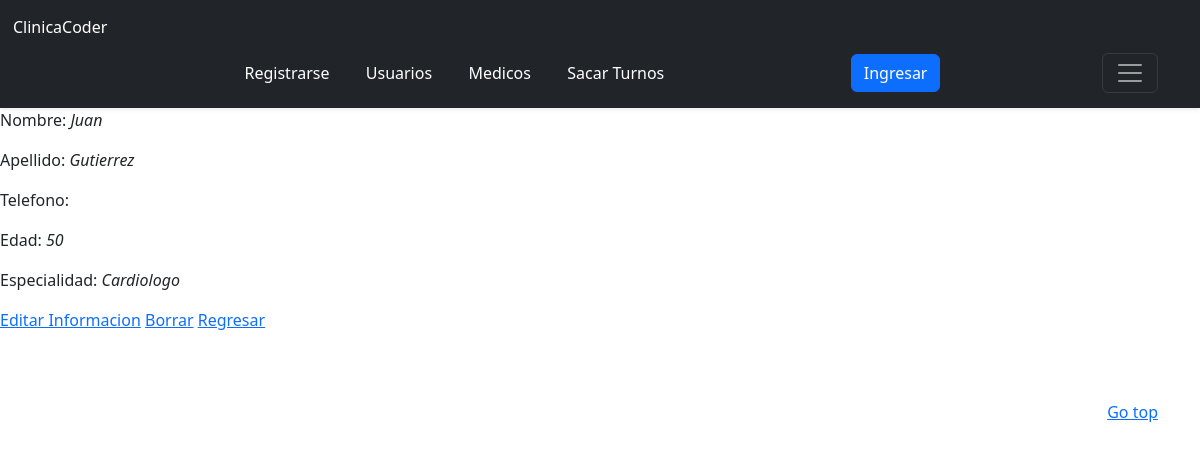
Before: /ClinicaCoder/medicos/1/ with the older database file.
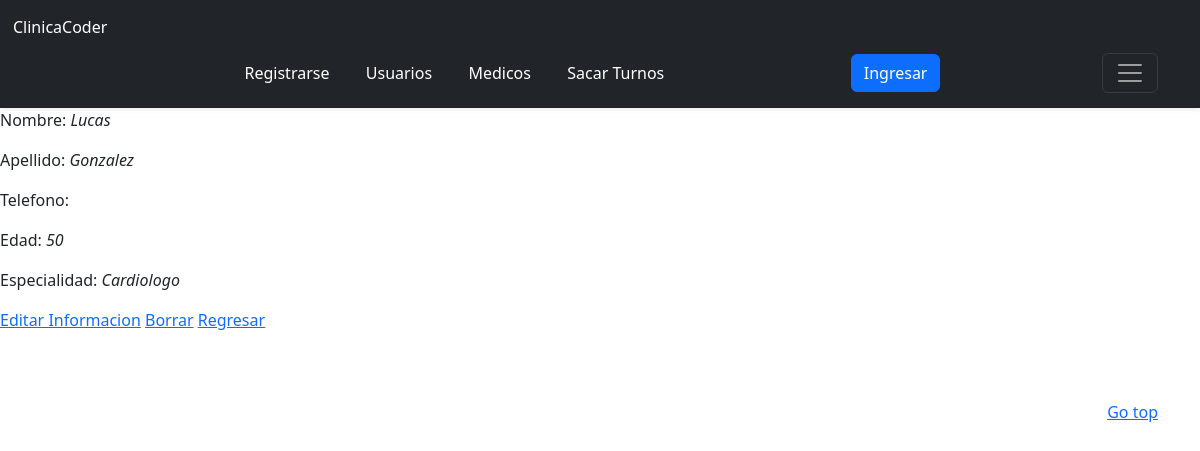
After: the same page with the newer database file.
### ClinicaCoder/models.py (models this page shows, shortened)
class Medicos(models.Model):
    nombre = models.CharField(max_length=40)
    apellido = models.CharField(max_length=40)
    celular = models.IntegerField(max_length=10)
    edad = models.IntegerField(max_length=40)
    especialidad = models.CharField(max_length=40)

### ClinicaCoder/views.py (the view)
# urls.py: path("medicos/<pk>/", MedicosInformacion.as_view(), name="info_medicos"),
class MedicosInformacion(DetailView):
    model = Medicos
    template_name = "ClinicaCoder/informacion_medicos.html"

### ClinicaCoder/templates/ClinicaCoder/informacion_medicos.html (shortened to what this page needs)
{% extends "ClinicaCoder/base.html" %}
{% block main %}
<body>
    <p>Nombre: <i>{{medicos.nombre}}</i></p>
    <p>Apellido: <i>{{medicos.apellido}}</i></p>
    <p>Telefono: </p>
    <p>Edad: <i>{{medicos.edad}}</i></p>
    <p>Especialidad: <i>{{medicos.especialidad}}</i></p>
    <p> <a href= "{% url "editar_medicos" medicos.id %}">Editar Informacion</a>
        <a href= "{% url "borrar_medicos" medicos.id %}">Borrar</a>
        <a href="{% url "lista_medicos" %}">Regresar</a>
    </p>
{% endblock %}

Changed rows visible on the page:
changed Medicos "Cardiologo": nombre "Juan" → "Lucas"; apellido "Gutierrez" → "Gonzalez"
